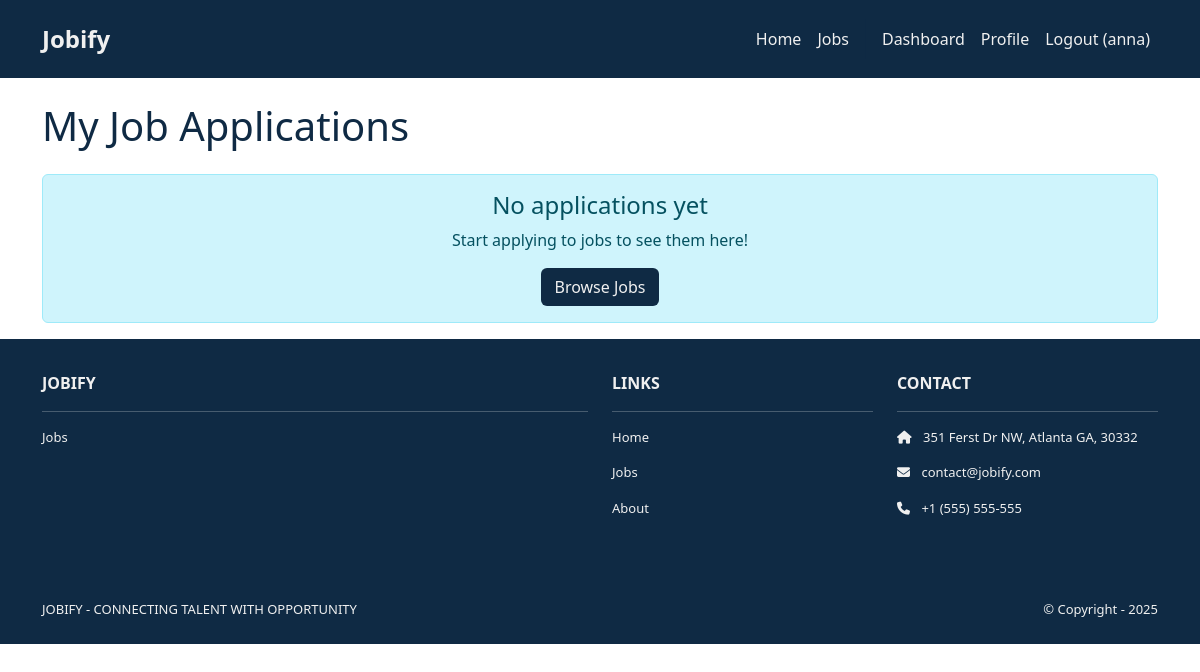
Before: /jobs/my-applications/ (signed in) with the older database file.
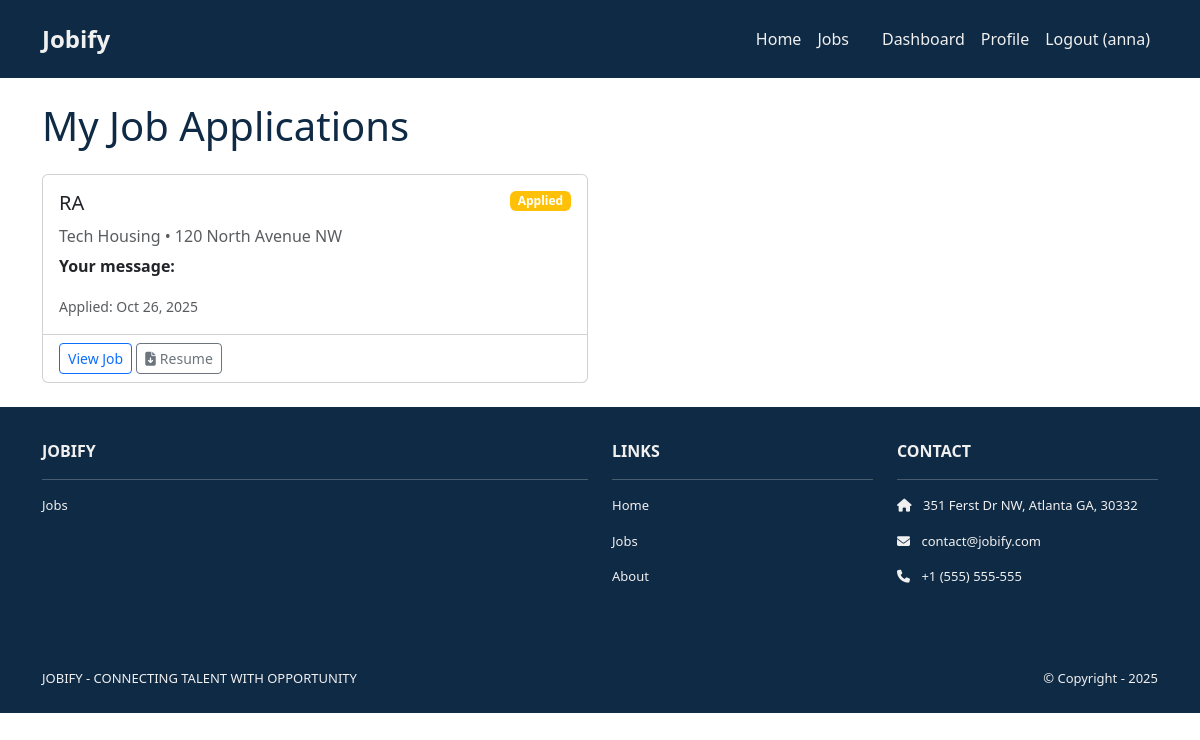
After: the same page with the newer database file.
### jobs/models.py (models this page shows, shortened)
class Application(models.Model):
    APPLICATION_STATUS_CHOICES = [
        ("applied", "Applied"),
        ("reviewed", "Reviewed"),
        ("interview", "Interview"),
        ("offer", "Offer"),
        ("closed", "Closed"),
    ]
    job = models.ForeignKey(Job, on_delete=models.CASCADE, related_name="applications")
    applicant = models.ForeignKey(
        User, on_delete=models.CASCADE, related_name="job_applications"
    )
    application_note = models.TextField(
        help_text="Why are you interested in this position?"
    )
    applied_at = models.DateTimeField(auto_now_add=True)
    status = models.CharField(
        max_length=20, choices=APPLICATION_STATUS_CHOICES, default="applied"
    )
    resume = models.FileField(upload_to="resumes/", blank=True, null=True)
    class Meta:
        unique_together = ["job", "applicant"]

class Job(models.Model):
    JOB_TYPE_CHOICES = [
        ("full_time", "Full Time"),
        ("part_time", "Part Time"),
        ("contract", "Contract"),
        ("internship", "Internship"),
        ("remote", "Remote"),
    ]
    EXPERIENCE_LEVEL_CHOICES = [
        ("entry", "Entry Level"),
        ("mid", "Mid Level"),
        ("senior", "Senior Level"),
        ("lead", "Lead"),
    ]
    title = models.CharField(max_length=255)
    company = models.CharField(max_length=255)
    location = models.CharField(max_length=255)
    latitude = models.FloatField(null=True, blank=True)
    longitude = models.FloatField(null=True, blank=True)
    description = models.TextField()
    requirements = models.TextField(blank=True)
    salary_range = models.CharField(max_length=100, blank=True)
    job_type = models.CharField(
        max_length=20, choices=JOB_TYPE_CHOICES, default="full_time"
    )
    experience_level = models.CharField(
        max_length=20, choices=EXPERIENCE_LEVEL_CHOICES, default="mid"
    )
    posted_at = models.DateTimeField(auto_now_add=True)
    is_active = models.BooleanField(default=True)
    employer = models.ForeignKey(
        User,
        on_delete=models.CASCADE,
        related_name="posted_jobs",
        null=True,  # Make nullable for existing data
        blank=True
    )
    application_email = models.EmailField(blank=True)

### jobs/views.py (the view)
# urls.py: path('my-applications/', views.my_applications, name='my_applications'),
@login_required
def my_applications(request):
    applications = Application.objects.filter(applicant=request.user).order_by(
        "-applied_at"
    )
    context = {
        "applications": applications,
    }
    return render(request, "jobs/applications.html", context)

### jobs/templates/jobs/applications.html (shortened to what this page needs)
{% extends 'base.html' %}
{% load static %}
{% block content %}
<div class="container mt-4">
    <h1 class="navy-text mb-4">My Job Applications</h1>
    {% if applications %}
    <div class="row">
        {% for application in applications %}
        <div class="col-lg-6 mb-4">
            <div class="card h-100">
                <div class="card-body">
                    <div class="d-flex justify-content-between align-items-start mb-2">
                        <h5 class="card-title">{{ application.job.title }}</h5>
                        <span class="badge
                            {% if application.status == 'applied' %}bg-warning
                            {% elif application.status == 'offer' %}bg-success
                            {% elif application.status == 'closed' %}bg-danger
                            {% else %}bg-info{% endif %}">
                            {{ application.get_status_display }}
                        </span>
                    </div>
                    <h6 class="card-subtitle mb-2 text-muted">
                        {{ application.job.company }} • {{ application.job.location }}
                    </h6>
                    <p class="card-text">
                        <strong>Your message:</strong><br>
                    </p>
                    <div class="mt-auto">
                        <small class="text-muted">
                            Applied: {{ application.applied_at|date:"M d, Y" }}
                        </small>
                    </div>
                </div>
                <div class="card-footer bg-transparent">
                    <a href="{% url 'job_detail' application.job.id %}" class="btn btn-outline-primary btn-sm">
                        View Job
                    </a>
                    {% if application.resume %}
                    <a href="{{ application.resume.url }}" class="btn btn-outline-secondary btn-sm" target="_blank">
                        <i class="fas fa-file-download me-1"></i>Resume
                    </a>
                    {% endif %}
                </div>
            </div>
        </div>
        {% endfor %}
    </div>
    {% else %}
    <div class="alert alert-info text-center">
        <h4>No applications yet</h4>
        <p class="mb-3">Start applying to jobs to see them here!</p>
        <a href="{% url 'job_list' %}" class="btn navy-bg eggshell-text">Browse Jobs</a>
    </div>
    {% endif %}
</div>
{% endblock %}

Changed rows visible on the page:
added Application: job "RA", status "Applied", job.company "Tech Housing", job.location "120 North Avenue NW", applied_at "Oct 26, 2025"
Other visible differences:
text no longer shown: "No applications yet Start applying to jobs to see them here! Browse Jobs"
